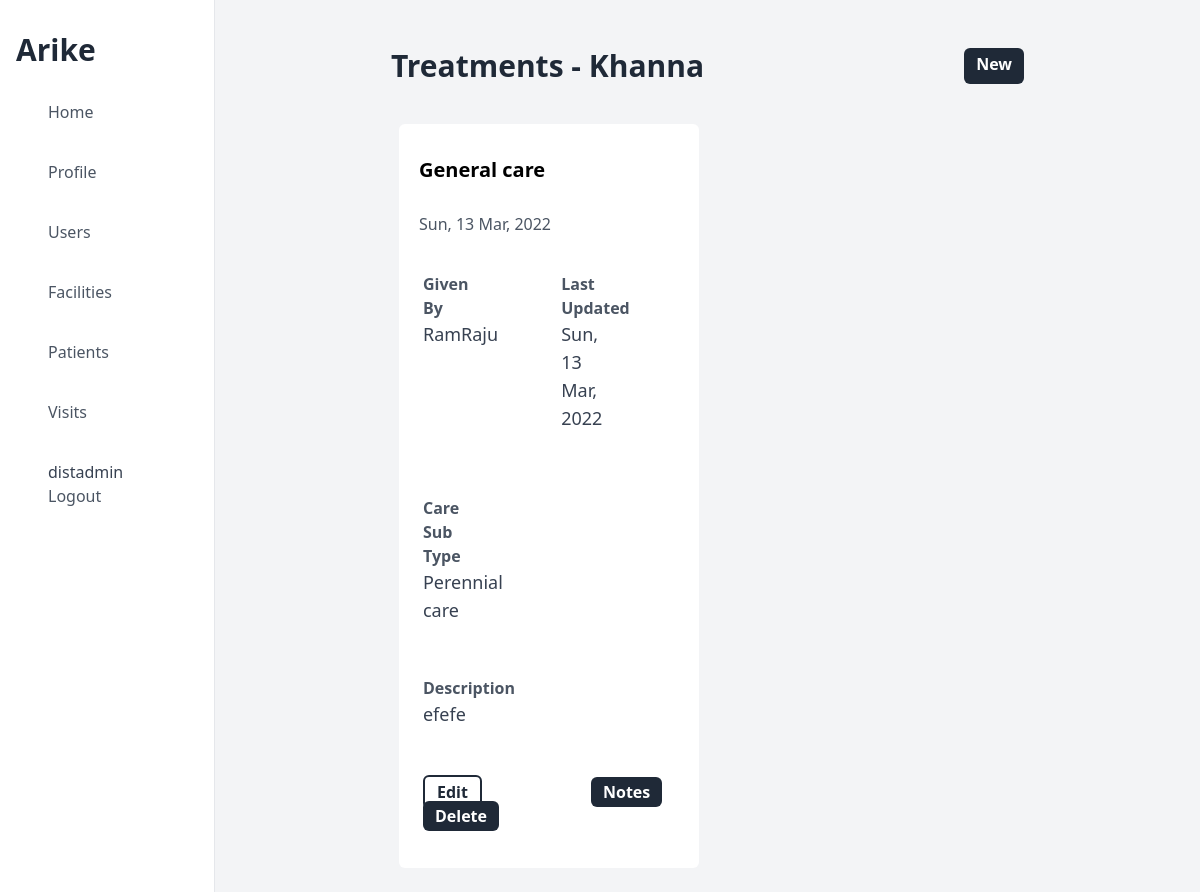
Screenshot of /list/treatment/5 (signed in) with the database file from the repository.
### apps/models.py (models this page shows, shortened)
class CustomUser(AbstractUser):
    full_name = models.CharField(max_length=150, blank=True)
    role = models.CharField(choices=USER_ROLES, max_length=20, blank=False)
    phone = models.CharField(max_length=14, validators=[phone_number_regex])
    is_verified = models.BooleanField(default=False)
    district = models.ForeignKey(
        District, on_delete=models.PROTECT, blank=True, null=True
    )
    facility = models.ForeignKey(
        Facility, on_delete=models.PROTECT, blank=True, null=True
    )
    schedule_alert_time = models.DateTimeField(null=True)
    created_at = models.DateTimeField(auto_now_add=True)
    updated_at = models.DateTimeField(auto_now=True)
    deleted = models.BooleanField(default=False)

class Patient(models.Model):
    full_name = models.CharField(max_length=150)
    date_of_birth = models.DateField()
    address = models.TextField(default="")
    landmark = models.CharField(max_length=100)
    phone = models.CharField(max_length=14, validators=[phone_number_regex])
    gender = models.CharField(max_length=20, choices=GENDER_CHOICES)
    emergency_phone_number = models.CharField(
        max_length=14, validators=[phone_number_regex]
    )
    expired_time = models.DateTimeField(blank=True, null=True)
    ward = models.ForeignKey(Ward, on_delete=models.PROTECT)
    facility = models.ForeignKey(Facility, on_delete=models.PROTECT, null=True)
    nurse = models.ForeignKey(
        CustomUser, blank=False, on_delete=models.PROTECT, null=True
    )
    created_at = models.DateTimeField(auto_now_add=True)
    updated_at = models.DateTimeField(auto_now=True)
    deleted = models.BooleanField(default=False)

class Treatment(models.Model):
    description = models.TextField()
    care_type = models.CharField(choices=CARE_TYPE, max_length=150)
    care_sub_type = models.CharField(choices=CARE_SUB_TYPE, max_length=100)
    patient = models.ForeignKey(Patient, on_delete=models.PROTECT, null=True)
    created_at = models.DateTimeField(auto_now_add=True)
    updated_at = models.DateTimeField(auto_now=True)
    deleted = models.BooleanField(default=False)
    active = models.BooleanField(default=True, null=True)

### apps/views.py (the view)
# urls.py: path("list/treatment/<int:patient_id>", TreatmentListView.as_view()),
class TreatmentListView(LoginRequiredMixin, UserPermissionMixin, ListView):
    permission_required = "District Admin", "Primary Nurse", "Secondary Nurse"
    model = Treatment
    template_name = "Treatment/list.html"
    context_object_name = "objects"
    def get_queryset(self):
        patient_id = self.kwargs["patient_id"]
        patient = Patient.objects.get(pk=patient_id)
        objects = Treatment.objects.filter(deleted=False, patient=patient).order_by(
            "-updated_at"
        )
        return objects
    def get_context_data(self, **kwargs):
        context = super().get_context_data(**kwargs)
        context["patient_id"] = self.kwargs["patient_id"]
        context["patient"] = Patient.objects.get(pk=self.kwargs["patient_id"]).full_name
        context["nurse"] = Patient.objects.get(pk=self.kwargs["patient_id"]).nurse
        return context

### apps/Mixin.py (called while the page is built)
    def has_permission(self):
        perms = self.get_permission_required()
        if self.request.user.role in perms:
            return True
        else:
            return False

### templates/Treatment/list.html
{% extends "base_dashboard.html" %}
{% block content %}
    <div class="flex justify-between  my-8">
        <h1 class="text-3xl font-bold text-gray-800">Treatments - {{ patient }}</h1>
        <a class="bg-gray-800 text-white font-bold text-1xl px-3 py-1 rounded-md text-center" href="/create/treatment/{{ patient_id }}">New</a>
    </div>
    <div class="grid grid-cols-2 ">
        {% for object in objects %}
        <div class="px-3 py-2 bg-white m-2 rounded-md ">
            <div class="flex my-6">
                <p class="font-semibold text-xl px-2">{{ object.care_type }}</p>
            </div>
            <div class="text-gray-600 px-2 py-1">
            {{ object.created_at | date:"D, d M, Y"}}
            </div>
            <div class="grid grid-cols-2 ">
                <div class="pr-12 pl-3 py-2 mr-8 my-6">
                    <p class="text-gray-600 font-bold text-md">Given By</p>
                    <p class="text-gray-700 font-regular text-lg">{{ nurse }}</p>
                </div>
                <div class="pr-12 pl-3 py-2 mr-8 my-6">
                    <p class="text-gray-600 font-bold text-md">Last Updated</p>
                    <p class="text-gray-700 font-regular text-lg">{{ object.updated_at | date:"D, d M, Y" }}</p>
                </div>
                <div class="pr-12 pl-3 py-2 mr-8 my-6">
                    <p class="text-gray-600 font-bold text-md">Care Sub Type</p>
                    <p class="text-gray-700 font-regular text-lg">{{ object.care_sub_type}}</p>
                </div>
            </div>
            <div class="pr-12 pl-3 py-2 mr-8 my-3">
                <p class="text-gray-600 font-bold text-md">Description</p>
                <p class="text-gray-700 font-regular text-lg">{{ object.description }}</p>
            </div>
            <div class="flex justify-between">
                <div class="pr-12 pl-3 py-2 mr-8 my-6">
                    <a class="bg-white text-gray-800 font-bold text-1xl px-3 py-1 rounded-md text-center border-2 border-gray-800" href="/update/treatment/{{ object.id }}">Edit</a>
                    <a class="bg-gray-800 text-white font-bold text-1xl px-3 py-1 rounded-md text-center" href="/delete/treatment/{{ object.id }}">Delete</a>
                </div>
                <div class="pr-12 pl-3 py-2 mr-8 my-6">
                    <a class="bg-gray-800 text-white font-bold text-1xl px-3 py-1 rounded-md text-center" href="/list/treatmentnote/{{ object.id }}">Notes</a>
                </div>
            </div>
        </div>
        {% endfor %}
    </div>
{% endblock content %}

### templates/base_dashboard.html (shortened to what this page needs)
{% load static tailwind_tags %}
<!DOCTYPE html>
<html lang="en">
<head>
    {% tailwind_css %}
    <script src="https://cdn.tailwindcss.com"></script>
</head>
<body>
    <div class="flex">
        <div class="flex flex-col w-64 h-screen px-4 py-8 overflow-y-auto border-r">
        <h2 class="text-3xl font-semibold text-left text-gray-800">Arike</h2>
        <div class="flex flex-col justify-between mt-6">
            <aside>
            <ul>
                <li>
                <a class="flex items-center px-4 py-2 text-gray-600 rounded-md  hover:bg-gray-200 {% if request.path == '/' %} text-white bg-gray-700 {% endif %}" href="/">
                    <span class="mx-4 font-medium">Home</span>
                </a>
                </li>
                <li>
                    <a class="flex items-center px-4 py-2 mt-5 text-gray-600 rounded-md hover:bg-gray-200 {% if '/detail/user/' in request.path %} text-white bg-gray-700 {% endif %}" href="/detail/user/{{ request.user.id }}">
                        <span class="mx-4 font-medium">Profile </span>
                    </a>
                </li>
                {% if request.user.role == "District Admin" %}
                <li>
                <a class="flex items-center px-4 py-2 mt-5 text-gray-600 rounded-md hover:bg-gray-200 {% if '/list/users' in request.path %} text-white bg-gray-700 {% endif %}" href="/list/users">
                    <span class="mx-4 font-medium">Users</span>
                </a>
                </li>
                {% endif %}
                {% if request.user.role == "District Admin" %}
                <li>
                    <a class="flex items-center px-4 py-2 mt-5 text-gray-600 rounded-md hover:bg-gray-200 {% if '/list/facility' in request.path %} text-white bg-gray-700 {% endif %}" href="/list/facility">
                        <span class="mx-4 font-medium">Facilities </span>
                    </a>
                </li>
                {% endif %}
                <li>
                    <a class="flex items-center px-4 py-2 mt-5 text-gray-600 rounded-md hover:bg-gray-200 {% if '/list/patient' in request.path %} text-white bg-gray-700 {% endif %}" href="/list/patient">
                        <span class="mx-4 font-medium">Patients </span>
                    </a>
                </li>
                <li>
                    <a class="flex items-center px-4 py-2 mt-5 text-gray-600 rounded-md hover:bg-gray-200 {% if '/list/visitschedule' in request.path %} text-white bg-gray-700 {% endif %}" href="/list/visitschedule">
                        <span class="mx-4 font-medium">Visits </span>
                    </a>
                </li>
                <li>
                    <a class="flex flex-col items-start px-4 py-2 mt-5 text-gray-600 rounded-md hover:bg-gray-200" href="/logout">
                        <span class="mx-4 text-gray-700 font-medium">{{ request.user }}</span>
                        <span class="mx-4 font-medium">Logout </span>
                    </a>
                </li>
            </ul>
            </aside>
        </div>
        </div>
        <div class="w-screen h-screen p-4  overflow-y-auto bg-gray-100">
        <div class="flex flex-col px-40">
            {% block content %}
            {% endblock content %}
        </div>
    </div>
</body>
</html>

### rows the page displays
CustomUser: user "distadmin"
Patient: full_name "Khanna"
Treatment: care_type "General care", created_at "Sun, 13 Mar, 2022", updated_at "Sun, 13 Mar, 2022", care_sub_type "Perennial care", description "efefe"
CustomUser: username "RamRaju"
